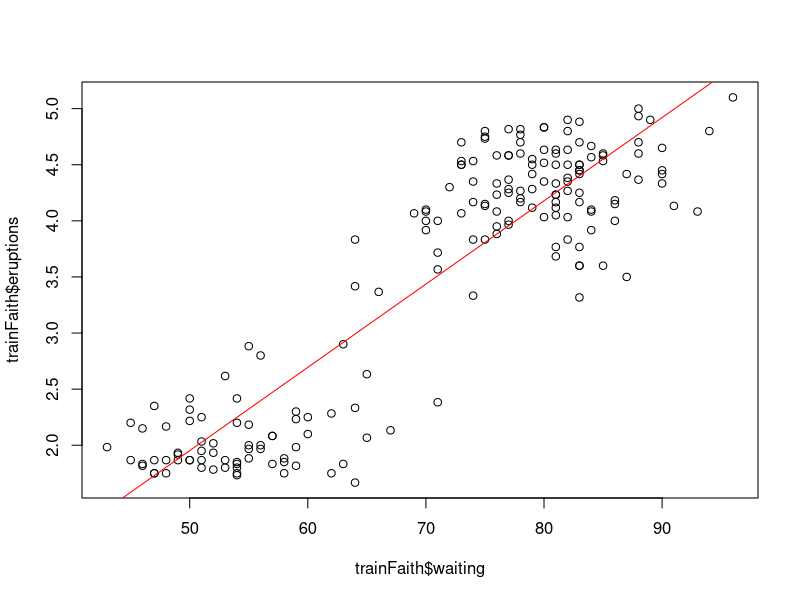

Write R code to recreate this figure.
data(faithful)
head(faithful)

trainIndices = sample(nrow(faithful), as.integer(nrow(faithful) * 0.7))

trainFaith = faithful[trainIndices,]
testFaith = faithful[-trainIndices,]

modelLinear = lm(eruptions ~ waiting, data = trainFaith)

summary(modelLinear)

predict(modelLinear, data.frame(waiting = c(23, 32, 55, 66)))

plot(trainFaith$waiting, trainFaith$eruptions)
lines(trainFaith$waiting, predict(modelLinear), col = "red")